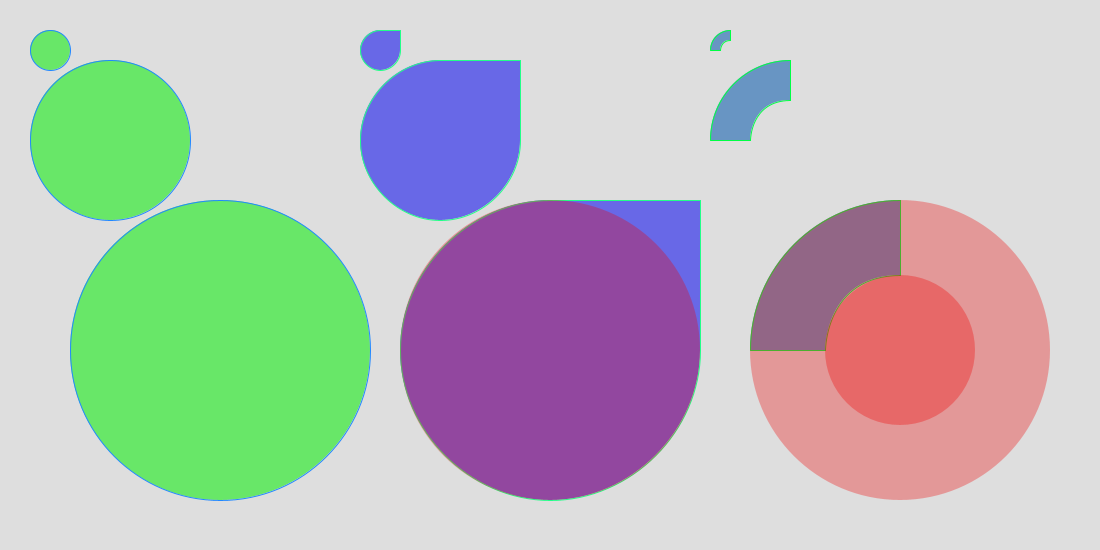
Frame 1 (no input)
Frame 60 (the mouse pressed at the canvas centre just before this capture): identical to frame 1, image omitted
Frame 120 (the mouse held since frame 60 and released just before this capture): identical to frame 1, image omitted

The Processing sketch that drew this single still picture (run headless with seeded random() and noise(); from frame 60 on, the mouse is pressed at the canvas centre):

// Processing sketch: bezier_arc_aproximation_philo
// ── bezier_arc_aproximation_philo.pde
// From: http://bazaar.launchpad.net/~philho/+junk/Processing/view/head:/_QuickExperiments/_Static/CircleWithCorner/CircleWithCorner.pde

// [url=http://processing.org/discourse/yabb2/YaBB.pl?num=1272553052/2]How to do this shape ?[/url]
// [url=http://processing.org/discourse/yabb2/YaBB.pl?num=1274367486/0#2]shape arc form[/url]

// Ratio for perfect circle
float pcr = 0.5522847498;

void setup()
{
  size(1100, 550);
  smooth();
}

void draw()
{
  background(222);

  fill(0x8800EE00);
  stroke(#2288FF);
  DrawCircle(50, 50, 20);
  DrawCircle(110, 140, 80);
  DrawCircle(220, 350, 150);

  fill(0x880000EE);
  stroke(#22FF88);
  DrawShape(380, 50, 20);
  DrawShape(440, 140, 80);
  DrawShape(550, 350, 150);

  fill(0x880055AA);
  stroke(#00FF44);
  DrawArc(730, 50, 20);
  DrawArc(790, 140, 80);
  DrawArc(900, 350, 150);
  
  // Checking curvatures
  fill(0x50EE0000);
  noStroke();
  DrawCircle(550, 350, 150);
  DrawCircle(900, 350, 150);
  DrawCircle(900, 350, 75);
}

// First step: draw a circle
void DrawCircle(float x, float y, float r)
{
  float l = (1 - pcr) * r;
  float d = 2 * r;
  // Assume here default CENTER mode
  x -= r; y -= r;

  beginShape();
  vertex(x, y + r); // Left
  bezierVertex(x, y + l,
      x + l, y,
      x + r, y); // Top
  bezierVertex(x + d - l, y,
      x + d, y + l,
      x + d, y + r); // Right
  bezierVertex(x + d, y + d - l,
      x + d - l, y + d,
      x + r, y + d); // Bottom
  bezierVertex(x + l, y + d,
      x, y + d - l,
      x, y + r); // Back to left
  endShape();
}

// Second step: change some sides
void DrawShape(float x, float y, float r)
{
  // Not sure why I have to increase l
  float l = 1.2 * (1 - pcr) * r;
  float d = 2 * r;
  // Assume here default CENTER mode
  // I put x and y to top-left
  x -= r; y -= r;

  beginShape();
  vertex(x + r, y); // Top
  vertex(x + d, y); // Top-Right
  vertex(x + d, y + r); // Right
  bezierVertex(x + d, y + r + l,
      x + r + l, y + d,
      x + r, y + d); // Bottom
  bezierVertex(x + r - l, y + d,
      x, y + r + l,
      x, y + r); // Left
  bezierVertex(x, y + r - l,
      x + r - l, y,
      x + r, y); // Back to Top
  endShape();
}

void DrawArc(float x, float y, float r)
{
  float l = (1 - pcr) * r;
  //float d = 2 * r;
  // Internal radius, here set at half radius
  float ir = r / 2;
  // Assume here default CENTER mode
  // I put x and y to top-left
  x -= r; y -= r;

  beginShape();
  vertex(x, y + r); // Left
  bezierVertex(x, y + l,
      x + l, y,
      x + r, y); // Top
  vertex(x + r, y + ir); // Go down
  bezierVertex(x + r - ir, y + ir,
      x + r - ir, y + r,
      x + r - ir, y + r); // Bottom
  vertex(x, y + r); // Go back to left
  endShape();
}
